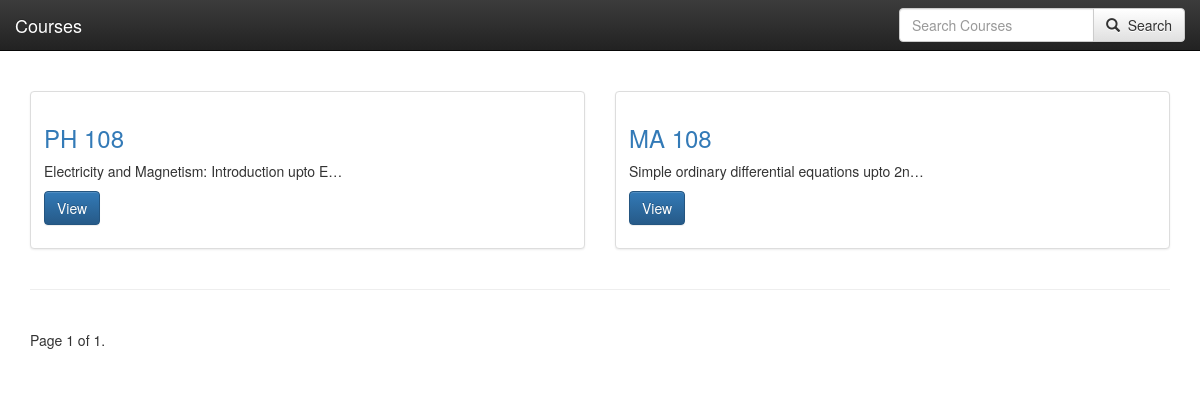
The page / on the database its author committed.
### resources/models.py (models this page shows, shortened)
class course(models.Model):
	course_name = models.CharField(max_length = 255)
	course_description = models.TextField()
	course_id = models.IntegerField()

### resources/views.py (the view)
# urls.py: url(r'^$', course_homepage, name='homepage'),
def course_homepage(request):
	queryset_list = course.objects.all()
	query = request.GET.get("q")
	if query:
		queryset_list = queryset_list.filter(
			Q(course_name__icontains=query) |
			Q(course_description__icontains=query)
		).distinct()
	paginator = Paginator(queryset_list, 10) # Show 25 contacts per page
	page_request_var = 'page'
	page = request.GET.get(page_request_var)
	try:
	    queryset = paginator.page(page)
	except PageNotAnInteger:
	    queryset = paginator.page(1)
	except EmptyPage:
	    queryset = paginator.page(paginator.num_pages)
	context = {
		"object_list": queryset,
		"title": "Courses",
		"page_request_var": page_request_var
	}
	return render(request, "course_list.html", context)

### templates/course_list.html (shortened to what this page needs)
{% extends "base.html" %}
	{% block bar %}
	<div class="navbar navbar-inverse navbar-static-top" role="navigation">
		<a class="navbar-brand" rel="home" href="/" title="{{ title }}">{{ title }}</a>
		<div class="collapse navbar-collapse navbar-ex1-collapse">
			<div class="pull-right">
				<form method="GET" action="" class="navbar-form" role="search">
					<div class="input-group">
						<input type="text" name="q" placeholder="Search Courses" value="{{ request.GET.q }}" class="form-control"></input>
						<div class="input-group-btn">
							<button class="btn btn-default" type="submit"><i class="glyphicon glyphicon-search"></i>&nbsp;&nbsp;Search</button>
						</div>
					</div>
				</form>
			</div>
		</div>
	</div>
	{% endblock bar %}
	{% block content %}
	<br/>
	<div class="container">
		<div class="row">
			{% for obj in object_list %}
				<div class="col-sm-6">
				    <div class="thumbnail">
				      <div class="caption">
				        <h3><a href='{% url "course_detail" obj.id %}'>{{ obj.course_name }} </a></h3>
				        <p>{{ obj.course_description|linebreaks|truncatechars:50 }}</p>
				        <p>
				        	<a href='{% url "course_detail" id=obj.id %}' class="btn btn-primary" role="button">View</a>
				        </p>
				      </div>
				    </div>
				</div>
				{% cycle "" "<div class = 'col-sm-12'><hr/></div></div><div class='row'>" %}
			{% endfor %}
		<div class="pagination">
		    <span class="step-links">
		        <span class="current">
		            Page {{ object_list.number }} of {{ object_list.paginator.num_pages }}.
		        </span>
		    </span>
		</div>
	</div>
{% endblock content %}

### rows shown on the page
course: course_name "PH 108", course_description "Electricity and Magnetism: Introduction upto E…"
course: course_name "MA 108", course_description "Simple ordinary differential equations upto 2n…"

### other values the page prints
{{ title }} "Courses"
{{ object_list.number }} "1"
{{ object_list.paginator.num_pages }} "1"
